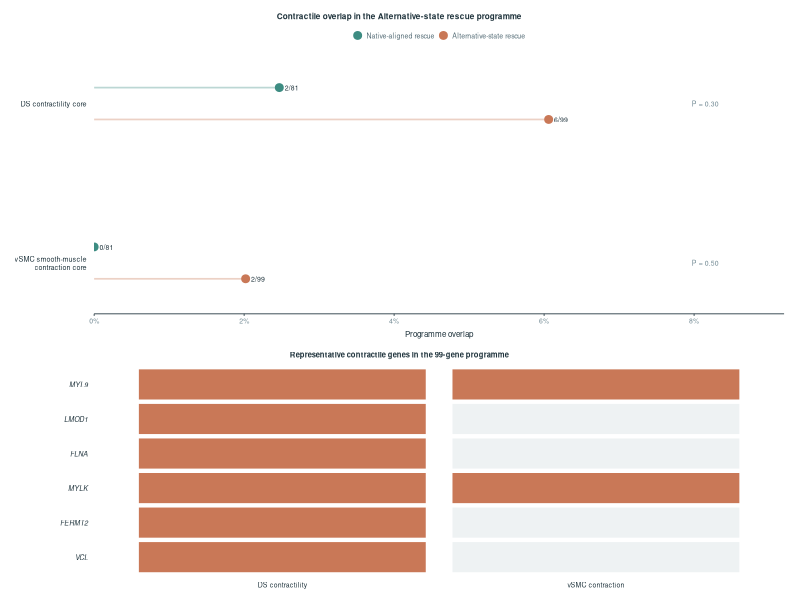
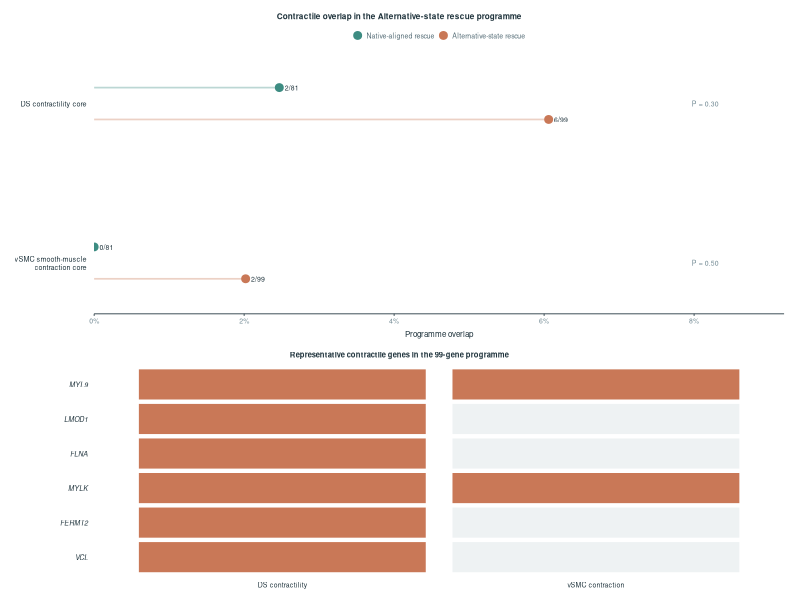
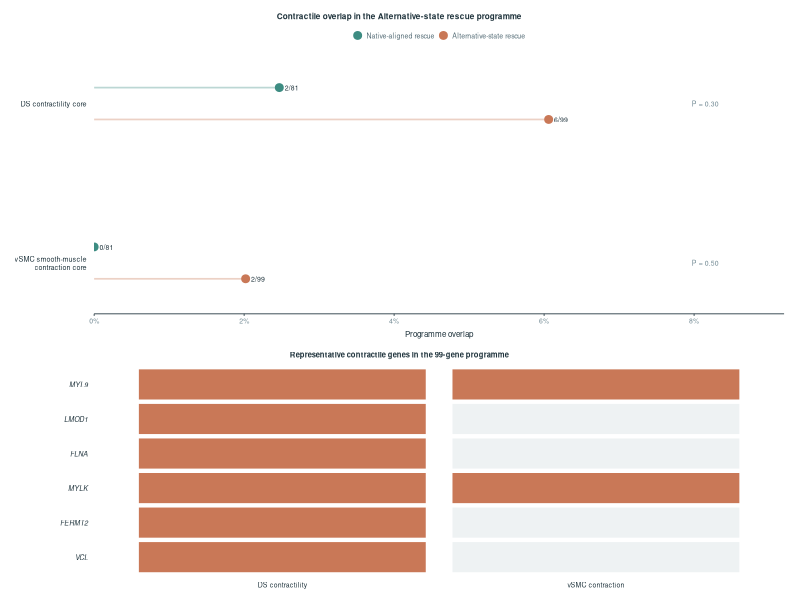

Source code (R) for these figures, in order: (Note: this script raises an error after producing the figures.)

# ============================================================
# Supplementary Figure S3A v8 — Contractile-state overlap within the
# Alternative-state rescue programme
#
# Changes from v2:
#   1. Soften the title to avoid implying statistically
#      significant enrichment.
#   2. Restore legend order:
#      Native-aligned rescue first,
#      Alternative-state rescue second.
#   3. Slightly tighten the caption wording.
#
# All statistics, positions, representative genes,
# and interpretation are otherwise unchanged.
# ============================================================

suppressPackageStartupMessages({
  library(ggplot2)
  library(dplyr)
  library(tidyr)
  library(readr)
  library(grid)
  library(patchwork)
})

# ------------------------------------------------------------
# 1. Locate project root
# ------------------------------------------------------------
get_script_dir <- function() {

  args <- commandArgs(trailingOnly = FALSE)
  file_arg <- grep("^--file=", args, value = TRUE)

  if (length(file_arg) > 0) {
    return(
      dirname(
        normalizePath(
          sub("^--file=", "", file_arg[1])
        )
      )
    )
  }

  return(getwd())
}

start_dir <- get_script_dir()

candidate_roots <- unique(c(
  start_dir,
  getwd(),
  dirname(start_dir),
  dirname(dirname(start_dir)),
  dirname(getwd()),
  dirname(dirname(getwd()))
))

candidate_roots <- candidate_roots[
  dir.exists(candidate_roots)
]

score_root <- function(x) {
  score <- 0
  if (dir.exists(file.path(x, "results"))) score <- score + 2
  if (dir.exists(file.path(x, "figures"))) score <- score + 1
  score
}

scores <- sapply(candidate_roots, score_root)

project_root <- candidate_roots[
  which.max(scores)
]

cat(
  "Project root:",
  project_root,
  "\n"
)


# ------------------------------------------------------------
# 2. Frozen overlap statistics
# ------------------------------------------------------------
overlap_df <- tibble(
  reference = c(
    "DS contractility core",
    "DS contractility core",
    "vSMC smooth-muscle\ncontraction core",
    "vSMC smooth-muscle\ncontraction core"
  ),

  program = c(
    "Native-aligned rescue",
    "Alternative-state rescue",
    "Native-aligned rescue",
    "Alternative-state rescue"
  ),

  hits = c(
    2,
    6,
    0,
    2
  ),

  program_size = c(
    81,
    99,
    81,
    99
  ),

  p_value = c(
    0.30,
    0.30,
    0.50,
    0.50
  )
) %>%
  mutate(
    overlap_fraction = hits / program_size,
    overlap_percent = 100 * overlap_fraction,
    hit_label = paste0(
      hits,
      "/",
      program_size
    )
  )


# ------------------------------------------------------------
# 3. Programme order and manual y positions
# ------------------------------------------------------------
overlap_df <- overlap_df %>%
  mutate(
    program = factor(
      program,
      levels = c(
        "Native-aligned rescue",
        "Alternative-state rescue"
      )
    ),

    ref_base = case_when(
      reference == "DS contractility core" ~ 2,
      TRUE ~ 1
    ),

    y_pos = case_when(
      program == "Native-aligned rescue" ~ ref_base + 0.10,
      TRUE ~ ref_base - 0.10
    )
  )


# ------------------------------------------------------------
# 4. Representative contractile genes
# ------------------------------------------------------------
contractile_genes <- tibble(
  gene = c(
    "MYL9",
    "LMOD1",
    "FLNA",
    "MYLK",
    "FERMT2",
    "VCL"
  ),

  in_DS_core = TRUE,

  in_vSMC_core = c(
    TRUE,
    FALSE,
    FALSE,
    TRUE,
    FALSE,
    FALSE
  )
)


# ------------------------------------------------------------
# 5. Colors
# ------------------------------------------------------------
COL_NATIVE <- "#3D8C82"
COL_ALT <- "#C97857"
COL_TEXT <- "#20343D"
COL_MUTED <- "#718993"

program_cols <- c(
  "Native-aligned rescue" =
    COL_NATIVE,

  "Alternative-state rescue" =
    COL_ALT
)


# ------------------------------------------------------------
# 6. Main overlap plot
# ------------------------------------------------------------
p_main <- ggplot(
  overlap_df,
  aes(
    x = overlap_percent,
    y = y_pos,
    colour = program
  )
) +

  geom_segment(
    aes(
      x = 0,
      xend = overlap_percent,
      y = y_pos,
      yend = y_pos
    ),
    linewidth = 0.58,
    alpha = 0.34,
    show.legend = FALSE
  ) +

  geom_point(
    size = 2.35
  ) +

  geom_text(
    aes(
      label = hit_label
    ),
    hjust = -0.38,
    size = 5.0 / ggplot2::.pt,
    colour = COL_TEXT,
    show.legend = FALSE
  ) +

  annotate(
    "text",
    x = 8.15,
    y = 2,
    label = "P = 0.30",
    size = 5.0 / ggplot2::.pt,
    colour = COL_MUTED
  ) +

  annotate(
    "text",
    x = 8.15,
    y = 1,
    label = "P = 0.50",
    size = 5.0 / ggplot2::.pt,
    colour = COL_MUTED
  ) +

  scale_colour_manual(
    values = program_cols,
    breaks = c(
      "Native-aligned rescue",
      "Alternative-state rescue"
    ),
    name = NULL
  ) +

  scale_y_continuous(
    breaks = c(
      2,
      1
    ),
    labels = c(
      "DS contractility core",
      "vSMC smooth-muscle\ncontraction core"
    ),
    limits = c(
      0.68,
      2.32
    ),
    expand = c(
      0,
      0
    )
  ) +

  scale_x_continuous(
    limits = c(
      0,
      9.2
    ),
    breaks = c(
      0,
      2,
      4,
      6,
      8
    ),
    labels = function(x) {
      paste0(x, "%")
    },
    expand = c(
      0,
      0
    )
  ) +

  labs(
    x = "Programme overlap",
    y = NULL,
    title =
      "Contractile overlap in the Alternative-state rescue programme"
  ) +

  theme_classic(
    base_size = 6
  ) +

  theme(
    plot.title = element_text(
      size = 5.9,
      face = "bold",
      colour = COL_TEXT,
      hjust = 0.5,
      margin = margin(
        b = 4
      )
    ),
    plot.title.position = "plot",

    axis.title.x = element_text(
      size = 5.8,
      colour = COL_TEXT,
      margin = margin(
        t = 4
      )
    ),

    axis.text.x = element_text(
      size = 5.0,
      colour = COL_MUTED
    ),

    axis.text.y = element_text(
      size = 5.2,
      colour = COL_TEXT,
      margin = margin(
        r = 4
      ),
      lineheight = 0.95
    ),

    axis.line.y = element_blank(),

    axis.ticks.y = element_blank(),

    axis.line.x = element_line(
      linewidth = 0.30,
      colour = COL_TEXT
    ),

    axis.ticks.x = element_line(
      linewidth = 0.28,
      colour = COL_TEXT
    ),

    legend.position = "top",

    legend.justification = "center",

    legend.text = element_text(
      size = 5.0,
      colour = "#526A74"
    ),

    legend.key.width = unit(
      2.4,
      "mm"
    ),

    legend.key.height = unit(
      1.8,
      "mm"
    ),

    plot.margin = margin(
      t = 4,
      r = 6,
      b = 3,
      l = 5,
      unit = "pt"
    ),

    panel.grid = element_blank()
  )


# ------------------------------------------------------------
# 7. Representative-gene matrix
# ------------------------------------------------------------
gene_long <- contractile_genes %>%
  pivot_longer(
    cols = c(
      in_DS_core,
      in_vSMC_core
    ),
    names_to = "context",
    values_to = "present"
  ) %>%
  mutate(
    context = recode(
      context,
      in_DS_core =
        "DS contractility",

      in_vSMC_core =
        "vSMC contraction"
    ),

    gene = factor(
      gene,
      levels = rev(
        c(
          "MYL9",
          "LMOD1",
          "FLNA",
          "MYLK",
          "FERMT2",
          "VCL"
        )
      )
    )
  )


p_gene <- ggplot(
  gene_long,
  aes(
    x = context,
    y = gene
  )
) +

  geom_tile(
    aes(
      fill = present
    ),
    colour = "white",
    linewidth = 0.55,
    width = 0.92,
    height = 0.92
  ) +

  scale_fill_manual(
    values = c(
      "TRUE" = COL_ALT,
      "FALSE" = "#EEF2F3"
    ),
    guide = "none"
  ) +

  labs(
    x = NULL,
    y = NULL,
    title =
      "Representative contractile genes in the 99-gene programme"
  ) +

  theme_classic(
    base_size = 6
  ) +

  theme(
    plot.title = element_text(
      size = 5.5,
      face = "bold",
      colour = COL_TEXT,
      hjust = 0.5,
      margin = margin(
        b = 3
      )
    ),
    plot.title.position = "plot",

    axis.text.x = element_text(
      size = 5.0,
      colour = COL_TEXT
    ),

    axis.text.y = element_text(
      size = 5.0,
      face = "italic",
      colour = COL_TEXT,
      margin = margin(
        r = 3
      )
    ),

    axis.line = element_blank(),

    axis.ticks = element_blank(),

    plot.margin = margin(
      t = 6,
      r = 5,
      b = 2,
      l = 5,
      unit = "pt"
    ),

    panel.grid = element_blank()
  )


# ------------------------------------------------------------
# 8. Combine
# ------------------------------------------------------------
p <- p_main /
  p_gene +
  plot_layout(
    heights = c(
      1.22,
      1
    )
  )


# ------------------------------------------------------------
# 9. Output
# ------------------------------------------------------------
out_dir <- file.path(
  project_root,
  "figures",
  "SUPPLEMENTARY FIGURES",
  "S3_Panel_A_v8"
)

dir.create(
  out_dir,
  recursive = TRUE,
  showWarnings = FALSE
)


# PNG
ggsave(
  filename = file.path(
    out_dir,
    "S3_Panel_A_v8.png"
  ),
  plot = p,
  width = 80,
  height = 72,
  units = "mm",
  dpi = 600,
  bg = "white"
)


# PDF
pdf(
  file = file.path(
    out_dir,
    "S3_Panel_A_v8.pdf"
  ),
  width = 80 / 25.4,
  height = 72 / 25.4,
  useDingbats = FALSE
)

print(p)

dev.off()


# TIFF
ggsave(
  filename = file.path(
    out_dir,
    "S3_Panel_A_v8.tiff"
  ),
  plot = p,
  width = 80,
  height = 72,
  units = "mm",
  dpi = 600,
  compression = "lzw",
  bg = "white"
)


# ------------------------------------------------------------
# 10. Export source data
# ------------------------------------------------------------
write_csv(
  overlap_df,
  file.path(
    out_dir,
    "S3_Panel_A_v8_overlap_summary.csv"
  )
)

write_csv(
  contractile_genes,
  file.path(
    out_dir,
    "S3_Panel_A_v8_contractile_genes.csv"
  )
)


# ------------------------------------------------------------
# 11. README
# ------------------------------------------------------------
readme <- c(

  "Supplementary Figure S3A v8 — Contractile-state overlap within the Alternative-state rescue programme",

  "",

  "Changes from v2:",

  paste(
    "The subtitle was softened from a comparative-frequency claim",
    "to a descriptive overlap statement because the programme-wide",
    "differences are not statistically significant."
  ),

  paste(
    "Legend order was restored to Native-aligned rescue first",
    "and Alternative-state rescue second."
  ),

  paste(
    "The caption was shortened to:",
    "'Contextual overlap; no significant programme-wide enrichment'."
  ),

  "",

  "Statistics unchanged:",

  "DS contractility core: 2/81 vs 6/99; P approximately 0.30",
  "vSMC contraction core: 0/81 vs 2/99; P approximately 0.50",

  "",

  "Interpretation:",

  paste(
    "The Alternative-state rescue programme contains a recognizable",
    "contractile component, but this is contextual mechanistic support",
    "rather than significant enrichment of the entire 99-gene programme."
  )
)


writeLines(
  readme,
  file.path(
    out_dir,
    "README_S3_Panel_A_v8.txt"
  )
)


cat("\nDone.\n")
cat("Output directory:\n")
cat(out_dir, "\n")
